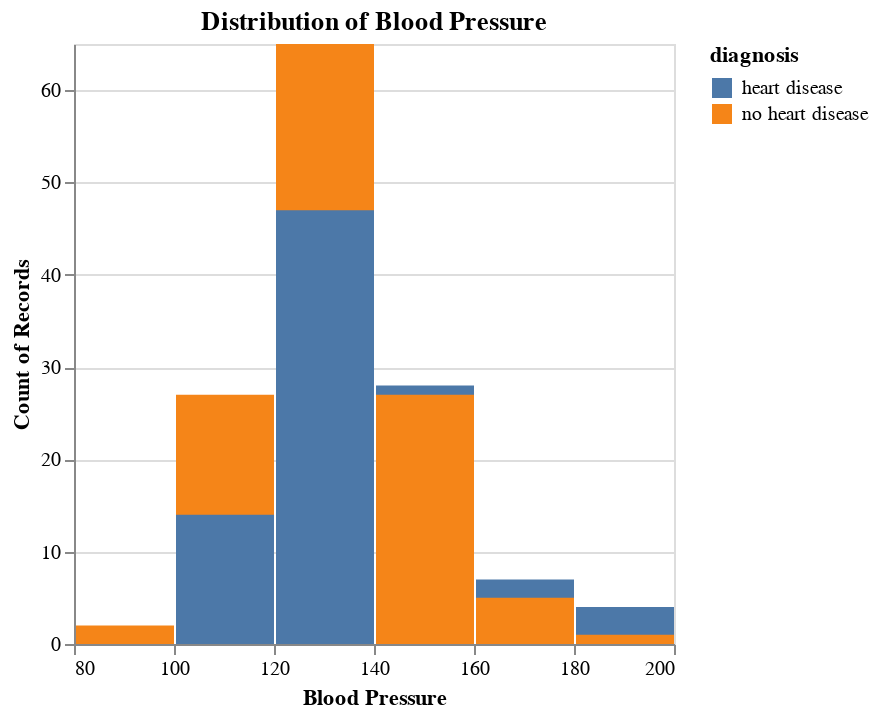

The notebook cell this image was saved under:
### Code cell
# blood pressure
bp_hist = alt.Chart(heart_disease_to_plot).mark_bar().encode(
    alt.X("resting_bp:Q", bin = True).title("Blood Pressure"),
    y = alt.Y("count()").stack(False),
    color = "diagnosis:N"
).properties(
    title = "Distribution of Blood Pressure"
)

bp_hist

### Figure 1 — Vega-Lite specification as saved in the notebook (floating-point values rounded to 4 significant figures; data arrays with more than 128 entries replaced by an {"elided": "..."} marker saying what was removed)
{"config": {"view": {"continuousWidth": 300, "continuousHeight": 300}}, "data": {"name": "data-25e3597a03accb6bb1b5e8b0bca3f10b"}, "mark": {"type": "bar"}, "encoding": {"color": {"field": "diagnosis", "type": "nominal"}, "x": {"bin": true, "field": "resting_bp", "title": "Blood Pressure", "type": "quantitative"}, "y": {"aggregate": "count", "stack": false, "type": "quantitative"}}, "title": "Distribution of Blood Pressure", "$schema": "https://vega.github.io/schema/vega-lite/v5.8.0.json", "datasets": {"data-25e3597a03accb6bb1b5e8b0bca3f10b": {"elided": "227 records"}}}
